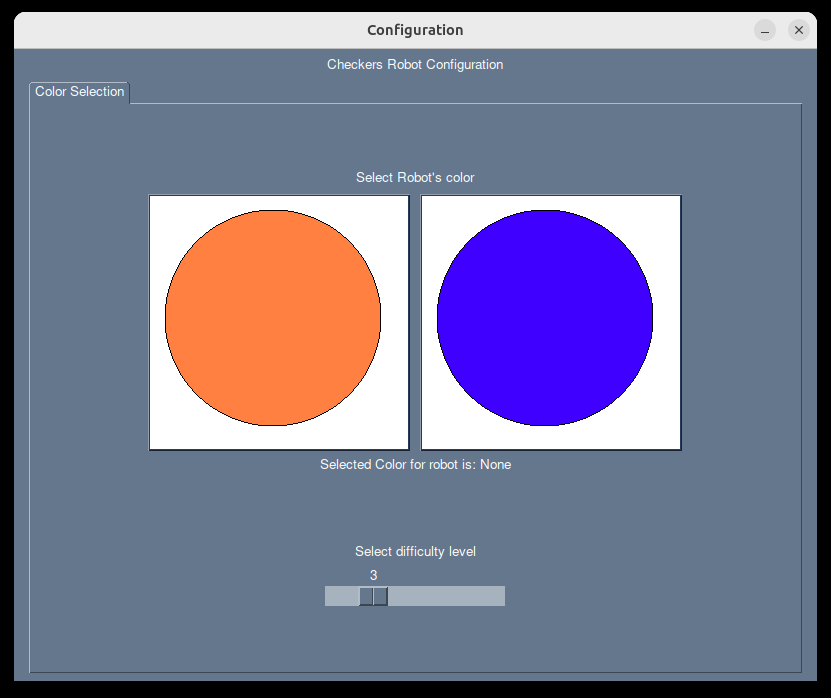
#> input picture images/c1.png, 831 x 698 px, given in place of the camera
$ python gameplay_recognition.py
#> lines starting #> are read from the running program, lines starting #| are printed output that depends on the picture; after the words box and inside, x2 and y2 are one past the last pixel; in counts of white or black regions, pixels touching at a corner belong together
### checkers_game_and_decissions/utilities.py
import math
import sys
import termios

import numpy as np
import cv2
from checkers_game_and_decissions.enum_entities import Color


# [23 lines left out: functions get_coord_from_field_id, get_field_id_from_coord, not called in this run]


def linear_interpolate(a: float, b: float, t: float) -> float:
    return a + t * (b - a)


def flush_input():
    termios.tcflush(sys.stdin, termios.TCIOFLUSH)


def get_avg_color(img):
    avg_color = np.mean(img, axis=(0, 1))
    return avg_color.astype(int).tolist()


# [12 lines of commented-out code are left out]

def list_ports() -> tuple[list[int], list[int]]:
    # Test the ports and returns a tuple with the available ports and the ones that are working.

    is_working = True
    dev_port = 0
    working_ports = []
    available_ports = []
    while dev_port < 10:  # is_working:
        camera = cv2.VideoCapture(dev_port)
        if not camera.isOpened():
            # is_working = False
            print("Port %s is not working." % dev_port)
            dev_port += 1
        else:
            is_reading, img = camera.read()
#> img is the input picture: shape (698, 831, 3); mean B, G, R 148.7, 122.6, 122.4
            w = camera.get(3)
            h = camera.get(4)
            if is_reading:
                print("Port %s is working and reads images (%s x %s)" % (dev_port, h, w))
                working_ports.append(dev_port)
            else:
                print("Port %s for camera ( %s x %s) is present but does not reads." % (dev_port, h, w))
                available_ports.append(dev_port)
            dev_port += 1
    return available_ports, working_ports


# [15 lines left out: functions get_pts_dist, get_avg_pos, not called in this run]


def empt_fun(a):
    pass

### computer_vision/gameplay_recognition.py
import cv2
import numpy as np

from computer_vision.game_board_recognition import Board
from computer_vision.checkers_recognition import Checkers, Color
from checkers_game_and_decissions.utilities import list_ports, empt_fun


# [11 lines left out: function rotate_square_2D_matrix_right, not called in this run]


class Game:

    # [24 lines left out: function build_game_state, not called in this run]

    def __init__(self, handle_capture=True, lack_of_trust_level=5):

        # Convention:
        # game state is 2d matrix -> list of columns
        # 1 represents orange, -1 represents blue
        # the orange are on the upper side
        # the game_state[0][0] is the upper left field
        # the game_state[7][7] is the bottom right field
        # the upper side is y = 0
        # the bottom side is y = 7

        if handle_capture:

            # Looking for available cameras
            available_ports, working_ports = list_ports()
#> available_ports = []; working_ports = [0, 1, 2, 3, 4, 5, 6, 7, 8, 9]

            print('\nPlease select camera port by index')
            for i, p in enumerate(working_ports):
                print(f'[{i}]: {p}')
#> this loop made 10 passes
#| [0]: 0
#| [1]: 1
#| [2]: 2
#| [3]: 3
#| [4]: 4
#| [5]: 5
#| [6]: 6
#| [7]: 7
#> (further printed lines are left out)

            port_idx = int(input())
#> the answer given: 3

            port = working_ports[port_idx]  # [0]
#> port = 3
            # port = port_idx

            self.cap = cv2.VideoCapture()
            self.cap.open(port)
            self.cap.set(cv2.CAP_PROP_FOURCC, cv2.VideoWriter.fourcc('M', 'J', 'P', 'G'))
            self.cap.set(cv2.CAP_PROP_FRAME_WIDTH, 1920)
            self.cap.set(cv2.CAP_PROP_FRAME_HEIGHT, 1080)

            self.bgrs = []
            self.calibration_frame = None
            self.red_checker_bgr, self.blue_checker_bgr, self.dark_field_bgr, self.light_field_bgr = self.calibrate_colors()

            cv2.namedWindow("Parameters - Board")
            cv2.resizeWindow("Parameters - Board", 640, 340)
            cv2.createTrackbar("Threshold1", "Parameters - Board", 140, 255, empt_fun)
            cv2.createTrackbar("Threshold2", "Parameters - Board", 255, 255, empt_fun)
            cv2.createTrackbar("Min_area", "Parameters - Board", 150, 600, empt_fun)
            cv2.createTrackbar("Area_margin", "Parameters - Board", 500, 700, empt_fun)
            cv2.createTrackbar("Kernel_size", "Parameters - Board", 5, 10, empt_fun)
            cv2.createTrackbar("Approx_peri", "Parameters - Board", 3, 50, empt_fun)
            cv2.createTrackbar("Px_dist", "Parameters - Board", 15, 100, empt_fun)
            cv2.createTrackbar("Color_dist_threshold", "Parameters - Board", 80, 200, empt_fun)

            self.handle_capture = True

        else:
            self.handle_capture = False

        self.game_state = [
            [0, 1, 0, 0, 0, -1, 0, -1],
            [1, 0, 1, 0, 0, 0, -1, 0],
            [0, 1, 0, 0, 0, -1, 0, -1],
            [1, 0, 1, 0, 0, 0, -1, 0],
            [0, 1, 0, 0, 0, -1, 0, -1],
            [1, 0, 1, 0, 0, 0, -1, 0],
            [0, 1, 0, 0, 0, -1, 0, -1],
            [1, 0, 1, 0, 0, 0, -1, 0]
        ]

        self.game_state_log = [self.game_state]
        self.lack_of_trust_level = lack_of_trust_level

    # [4 lines left out: function calibration_mouse_listener, not called in this run]

    def calibrate_colors(self):

        self.bgrs = []
        cnt = 0
        texts = [
            "SELECT ORANGE CHECKER",
            "SELECT BLUE CHECKER",
            "SELECT DARK FIELD",
            "SELECT LIGHT FIELD"
        ]

        tmp = np.zeros((1, 1, 3), dtype=np.uint8)
        cv2.imshow("Calibration", tmp)

        cv2.setMouseCallback("Calibration", self.calibration_mouse_listener)

        while len(self.bgrs) < 4:

            success, img = self.cap.read()

            cv2.putText(img, texts[cnt], (int(img.shape[0] / 10), int(img.shape[1] / 2)), cv2.FONT_HERSHEY_SIMPLEX, 0.9,
                        (0, 255, 0), 3, cv2.LINE_AA)
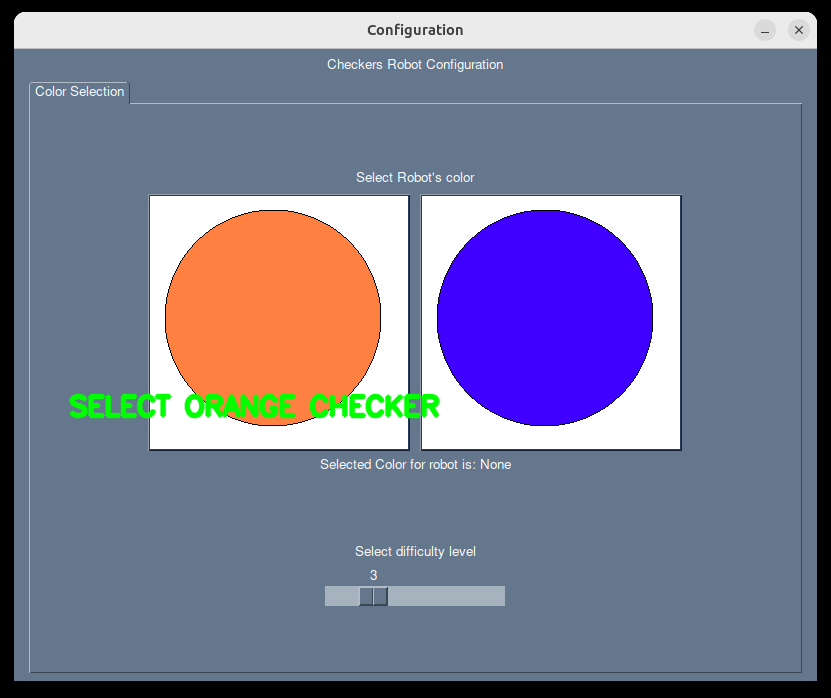
#> img: shape (698, 831, 3); 1.12% of pixels changed, all inside (x1, y1, x2, y2) = (69, 393, 440, 419)

            img = cv2.resize(img, (0, 0), fx=0.8, fy=0.8)
#> img: shape (558, 665, 3)
            cv2.imshow("Calibration", img)
            self.calibration_frame = img

            cnt = len(self.bgrs)

            if cv2.waitKey(30) == ord('q'):  # & 0xFF == ord('q'):
#> (key q is pressed here)
                break

        cv2.destroyAllWindows()

        return self.bgrs

    # [112 lines left out: functions present_visually, handle_next_frame, capture_next_frame, challange_game_state_change, get_fresh_game_state, not called in this run]


def main():
    game = Game()

    while True:

        game.get_fresh_game_state()

        if cv2.waitKey(1) == ord('q'):  # & 0xFF == ord('q'):
            break


# [24 lines left out: function setup_param_controller, not called in this run]


if __name__ == '__main__':
#> (the run stopped early here; a loop or call above may not have finished)

$ run again, on images/c2.png
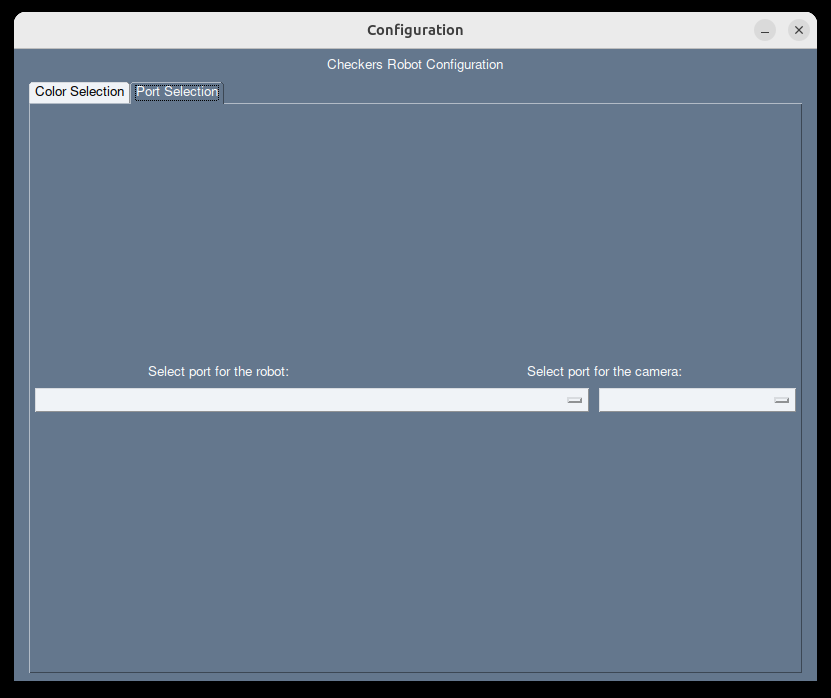
#> input picture images/c2.png, 831 x 698 px, given in place of the camera
#> in list_ports, img is the input picture: shape (698, 831, 3); mean B, G, R 138.8, 120.3, 104.3
#> available_ports = []; working_ports = [0, 1, 2, 3, 4, 5, 6, 7, 8, 9]
#> the loop in __init__, `for i, p in enumerate(working_ports):` made 10 passes
#| [0]: 0
#| [1]: 1
#| [2]: 2
#| [3]: 3
#| [4]: 4
#> (further printed lines are left out)
#> port = 3
#> in calibrate_colors, `cv2.putText(img, texts[cnt], (int(img.shape[0] / 10), int(img.shape[1]..`:
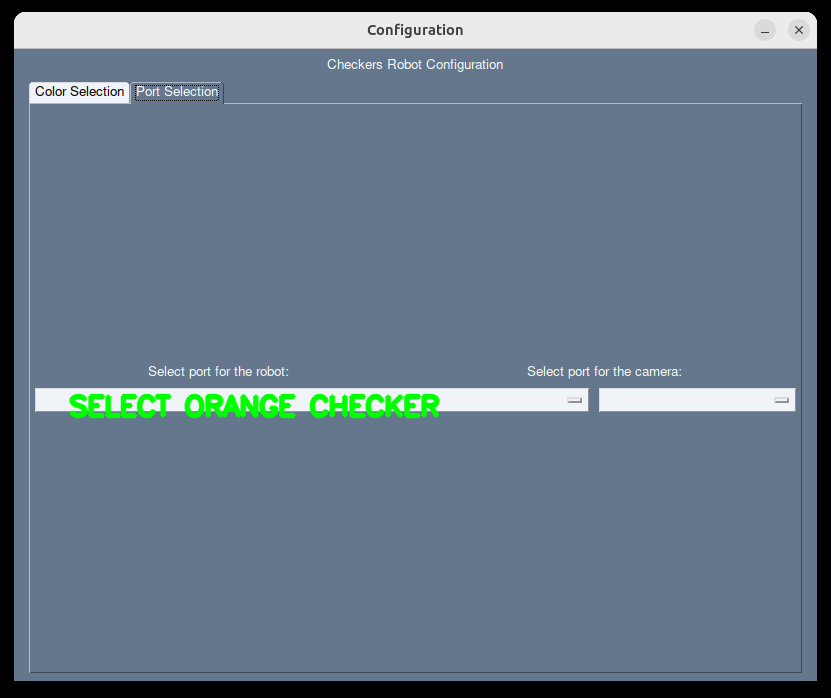
#> img: shape (698, 831, 3); 1.12% of pixels changed, all inside (x1, y1, x2, y2) = (69, 393, 440, 419)

$ run again, on images/c3.png
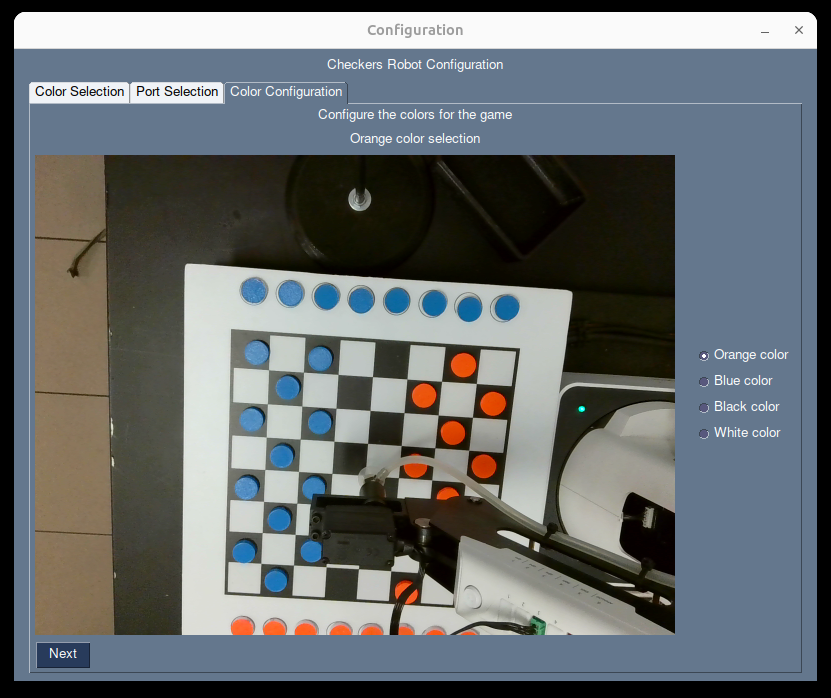
#> input picture images/c3.png, 831 x 698 px, given in place of the camera
#> in list_ports, img is the input picture: shape (698, 831, 3); mean B, G, R 110, 108, 102.9
#> available_ports = []; working_ports = [0, 1, 2, 3, 4, 5, 6, 7, 8, 9]
#> the loop in __init__, `for i, p in enumerate(working_ports):` made 10 passes
#| [0]: 0
#| [1]: 1
#| [2]: 2
#| [3]: 3
#| [4]: 4
#> (further printed lines are left out)
#> port = 3
#> in calibrate_colors, `cv2.putText(img, texts[cnt], (int(img.shape[0] / 10), int(img.shape[1]..`:
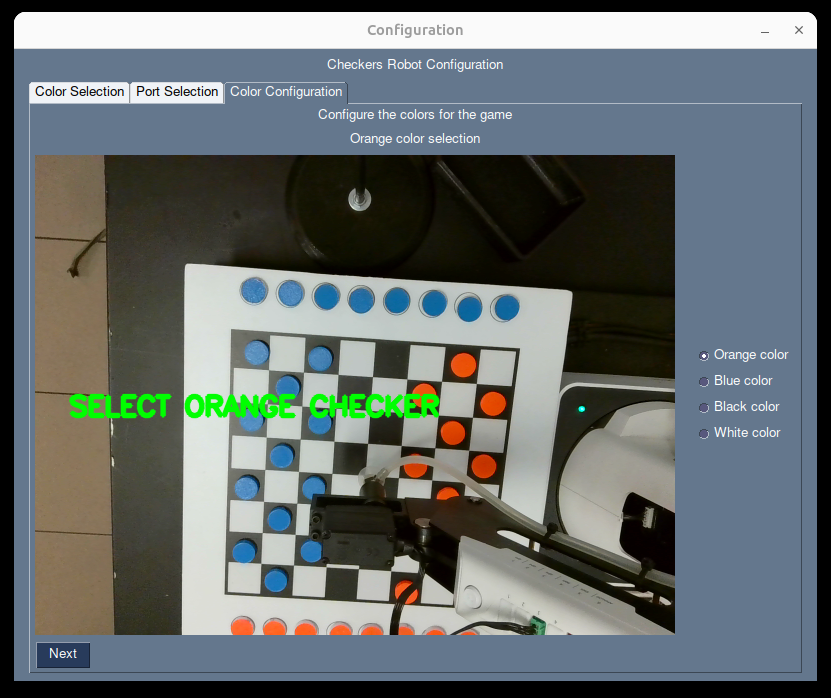
#> img: shape (698, 831, 3); 1.12% of pixels changed, all inside (x1, y1, x2, y2) = (69, 393, 440, 419)
#> in calibrate_colors, `img = cv2.resize(img, (0, 0), fx=0.8, fy=0.8)`:
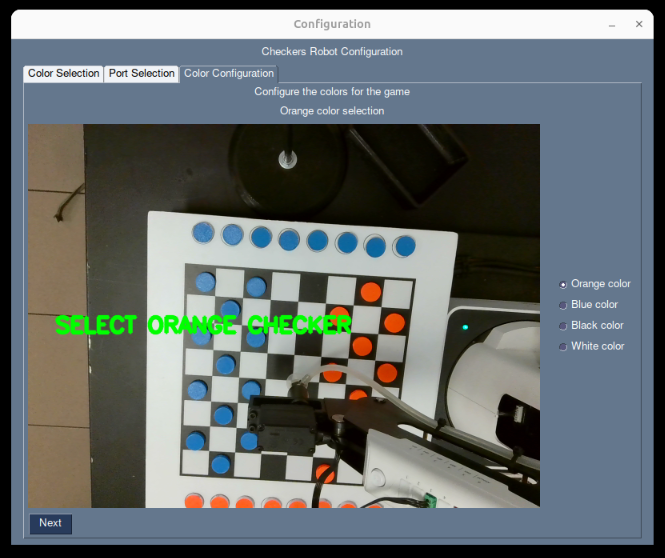
#> img: shape (558, 665, 3); mean B, G, R 109, 109.1, 101.7
